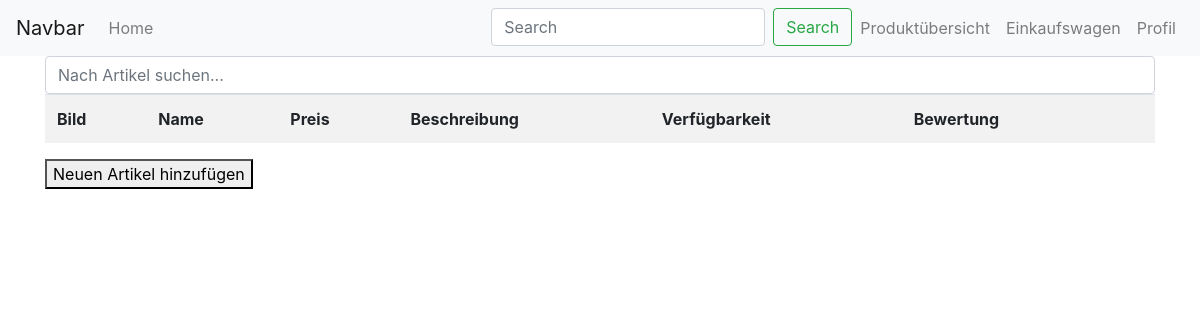
Before: /adminProduktübersicht.php with the older database file.
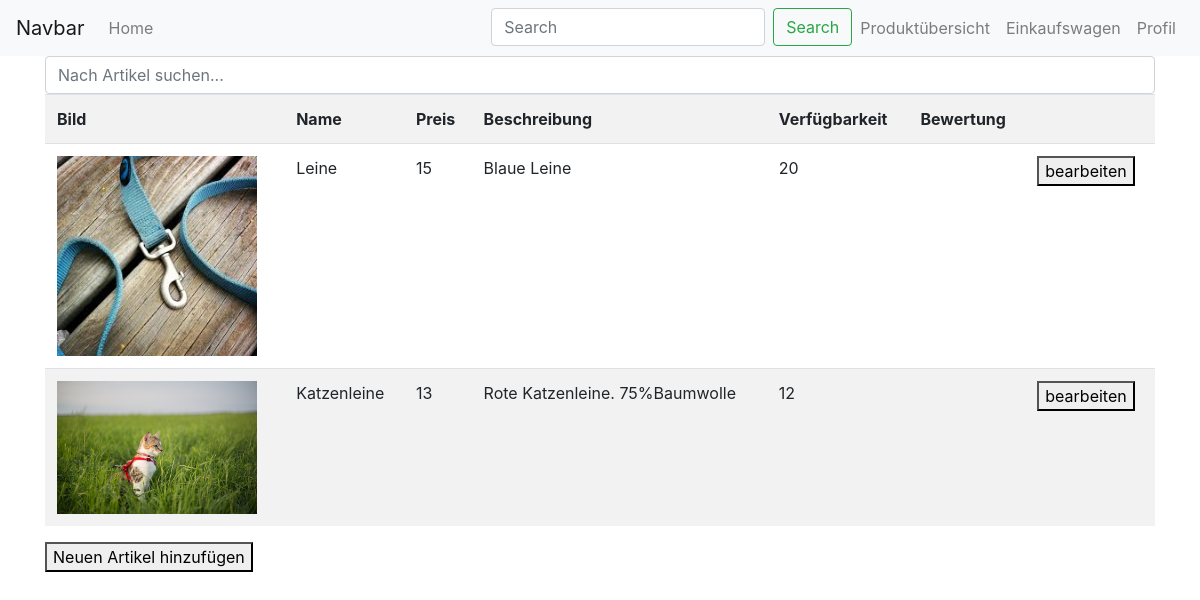
After: the same page with the newer database file.
### tables this page shows
CREATE TABLE `produkte` (
  `ID` int(11) NOT NULL,
  `Name` text NOT NULL,
  `Preis` int(11) NOT NULL,
  `Stueck` int(11) NOT NULL,
  `Bild` text NOT NULL,
  `Beschreibung` text NOT NULL
);

### adminProduktübersicht.php (the view, shortened to what this page needs)
<?php include 'inc/head.php'?>
<?php include 'inc/nav.php'?>
<?php
include 'inc/config.php';
$query = 'SELECT * FROM produkte';
$result = mysqli_query($con, $query);
?>
    <div class="container">
        <input type="text" name="search" id="search" class="form-control" placeholder="Nach Artikel suchen..."/>
        <div class="row">
            <div class="col-12">
                <table class="table table-striped" id="uebersicht">
                    <tr>
                        <th scope="col">Bild</th>
                        <th scope="col">Name</th>
                        <th scope="col">Preis</th>
                        <th scope="col">Beschreibung</th>
                        <th scope="col">Verfügbarkeit</th>
                        <th scope="col">Bewertung</th>
                        <th scope="col"></th>
                    </tr>
                    <?php
                    while ($row = mysqli_fetch_assoc($result)) {
                        $bild = $row['Bild'];
                        $articlename = $row['Name'];
                        $preis = $row['Preis'];
                        $beschreibung = $row['Beschreibung'];
                        $verfuegbarkeit = $row['Stueck'];
                        ?>
                        <tr>
                            <td><img src="<?php echo $bild ?>" width="200"></td>
                            <td><?php echo $articlename ?></td>
                            <td><?php echo $preis ?></td>
                            <td><?php echo $beschreibung ?></td>
                            <td><?php echo $verfuegbarkeit ?></td>
                            <td><?php  ?></td>
                            <td> <button type="button" id="bearbeiten">bearbeiten</button></td>
                        </tr>
                    <?php } ?>
                </table>
            </div>
        </div>
        <button type="button" id="NeuArtikel">Neuen Artikel hinzufügen</button>
    </div>
<?php include 'inc/bottom.php'?>

### inc/head.php (shortened to what this page needs)
<!doctype html>
<html lang="en">
<head>
    <link rel="stylesheet" href="https://maxcdn.bootstrapcdn.com/bootstrap/4.0.0/css/bootstrap.min.css">
</head>
<body>

### inc/nav.php (shortened to what this page needs)
<nav class="navbar navbar-expand-lg navbar-light bg-light">
    <a class="navbar-brand" href="#">Navbar</a>
    <span class="navbar-nav">
      <a class="nav-link" href="index.php">Home <span class="sr-only">(current)</span></a>
    </span>
    <div class="collapse navbar-collapse d-flex flex-row-reverse" id="navbarNav">
        <ul class="navbar-nav">
            <li>
                <form class="form-inline my-2 my-lg-0">
                    <input class="form-control mr-sm-2" type="search" placeholder="Search" aria-label="Search">
                    <button class="btn btn-outline-success my-2 my-sm-0" type="submit">Search</button>
                </form>
            </li>
            <li class="nav-item">
                <a class="nav-link" href="produktübersichtHund.php">Produktübersicht</a>
            </li>
            <li class="nav-item">
                <a class="nav-link" href="#">Einkaufswagen</a>
            </li>
            <li class="nav-item">
                <a class="nav-link" href="#">Profil</a>
            </li>
        </ul>
    </div>
</nav>

### inc/bottom.php
</body>
</html>

Changed rows visible on the page:
added produkte: Bild (picture), Name "Leine", Preis "15", Beschreibung "Blaue Leine", Stueck "20"
added produkte: Bild (picture), Name "Katzenleine", Preis "13", Beschreibung "Rote Katzenleine. 75%Baumwolle", Stueck "12"
